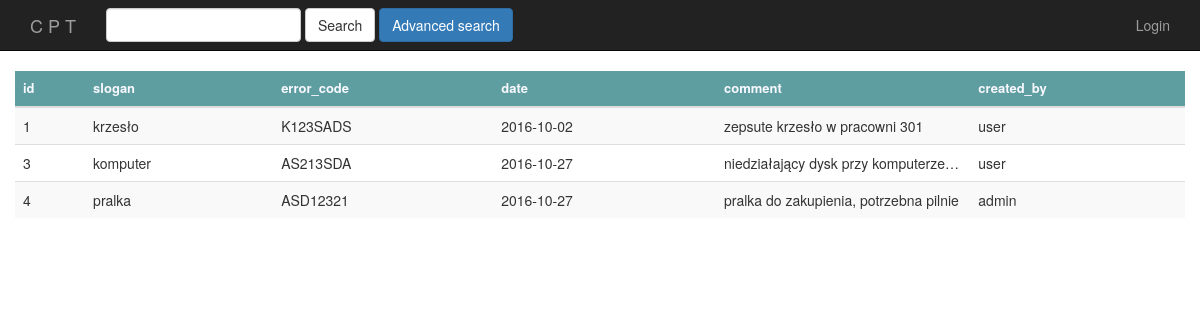
The app's page /index/ with its own data.
### errors/models.py (models this page shows)
class Error(models.Model):
    slogan = models.CharField(max_length=200)
    error_code = models.CharField(max_length=200)
    date = models.DateField()
    comment = models.CharField(max_length=500)
    created_by = models.CharField(max_length=200)
    def get_fields(self):
        all_fields = []
        for field in Error._meta.fields:
                all_fields.append(field)
        return [(field.name, field.value_to_string(self)) for field in all_fields]

### errors/views.py (the view)
# urls.py: url(r'index/$', views.index, name='index'),
def index(request):
    all_errors = Error.objects.all()
    context = {'all_errors': all_errors,
               'fields': Error().get_fields()}
    return render(request, 'errors/index.html', context)

### errors/templates/errors/index.html (shortened to what this page needs)
{% extends 'errors/base.html' %}
{% block body %}
    <div class="container-fluid">
        <table class="table table-striped table-hover">
            <thead style='color: ghostwhite; background-color: cadetblue'>
            <tr style="font-size: 13px;">
                {% for field, _ in fields %}
                    <th title="{{ field }}" style="max-width: 100px; overflow: hidden; text-overflow: ellipsis; white-space: nowrap;">{{ field }}</th>
                {% endfor %}
            </tr>
            </thead>
            <tbody>
            {% for error in all_errors %}
                <tr data-toggle="collapse" data-target="#error{{ error.id }}" class="accordion-toggle">
                    {% for name, value in error.get_fields %}
                        <td title="{{ value }}" style="max-width: 100px; overflow: hidden; text-overflow: ellipsis; white-space: nowrap;">{{ value }}</td>
                    {% endfor %}
                </tr>
            {% endfor %}
            </tbody>
        </table>
    </div>
{% endblock %}

### errors/templates/errors/base.html (shortened to what this page needs)
<!DOCTYPE html>
<html lang="en">
<head>
    {% load staticfiles %}
    <link href="//maxcdn.bootstrapcdn.com/font-awesome/4.1.0/css/font-awesome.min.css" rel="stylesheet">
    <link rel="stylesheet" href="https://maxcdn.bootstrapcdn.com/bootstrap/3.3.7/css/bootstrap.min.css">
    <link rel="stylesheet" href="//code.jquery.com/ui/1.12.1/themes/base/jquery-ui.css">
</head>
<body>
<div class="navbar navbar-inverse navbar-static-top">
    <div class="container">
        <div class="navbar-header">
            <a href='{% url 'error:index' %}' class="navbar-brand">C P T</a>
        </div>
        <form class="navbar-form navbar-left" role="search" method="get" action="">
            <div class="form-group">
                <input type="text" class="form-control" name="q" value="">
            </div>
            <button type="submit" class="btn btn-default">Search</button>
            <a class=" btn btn-primary" href="">Advanced search</a>
        </form>
        <ul class="nav navbar-nav navbar-right">
            {% if user.is_authenticated %}
                <li class="dropdown">
                    <a href="#" class="dropdown-toggle" data-toggle="dropdown" aria-expanded="false"><i
                            class="fa fa-user"></i> {{ request.user }} <b class="caret"></b></a>
                    <ul class="dropdown-menu">
                        <li>
                            <a href=""><i class="fa fa-fw fa-key"></i> Change password</a>
                        </li>
                        <li class="divider"></li>
                        <li>
                            <a href="{% url 'error:logout_user' %}"><i class="fa fa-fw fa-power-off"></i> Log Out</a>
                        </li>
                    </ul>
                </li>
            {% else %}
                <li>
                    <a href="{% url 'error:login_user' %}">Login</a>
                </li>
            {% endif %}
        </ul>
    </div>
</div>
{% block body %}
{% endblock %}
</body>
</html>

### records on screen
Error: get_fields "1" "krzesło" "K123SADS" "2016-10-02" "zepsute krzesło w pracowni 301" "user"
Error: get_fields "3" "komputer" "AS213SDA" "2016-10-27" "niedziałający dysk przy komputerze…" "user"
Error: get_fields "4" "pralka" "ASD12321" "2016-10-27" "pralka do zakupienia, potrzebna pilnie" "admin"

### other values on screen
{{ field }} "id" "slogan" "error_code" "date" "comment" "created_by"
